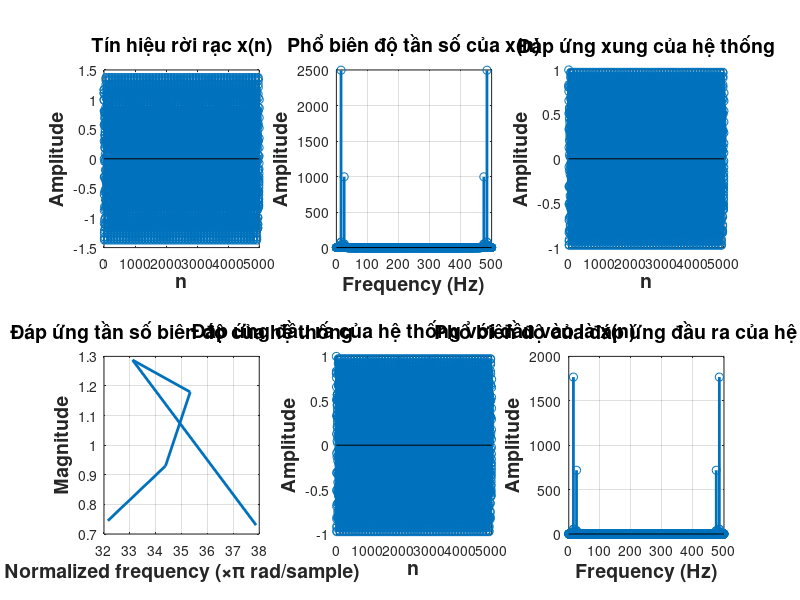

Reproduce this figure in MATLAB.
% Tạo thời gian liên tục từ 0 đến 10 giây với bước là 1/500
t = 0:1/500:10;

% Tín hiệu liên tục x(t)
x = cos(30*pi*t) + 0.4*sin(50*pi*t);

% Tín hiệu rời rạc x(n) sau khi lấy mẫu với tần số lấy mẫu Fs = 500 Hz trong 10 giây
Fs = 500; % Tần số lấy mẫu
n = 0:10*Fs; % Thời gian rời rạc
xn = cos(30*pi*n/Fs) + 0.4*sin(50*pi*n/Fs); % Tín hiệu rời rạc

% Tạo subplot
figure;

% Subplot 1: Vẽ tín hiệu rời rạc x(n)
subplot(2, 3, 1);
stem(n, xn);
title('Tín hiệu rời rạc x(n)','FontWeight','bold','FontSize',14);
xlabel('n','FontWeight','bold','FontSize',14);
ylabel('Amplitude','FontWeight','bold','FontSize',14);
grid on;


% Subplot 2: Vẽ phổ biên độ tần số của tín hiệu sau khi lấy mẫu
subplot(2, 3, 2);
N = length(xn);
X = fft(xn);
f = (0:N-1)*(Fs/N);
stem(f, abs(X), 'linewidth', 2);
title('Phổ biên độ tần số của x(n)','FontWeight','bold','FontSize',14);
xlabel('Frequency (Hz)','FontWeight','bold','FontSize',14);
ylabel('Amplitude','FontWeight','bold','FontSize',14);
grid on;


% Subplot 3: Vẽ đáp ứng xung của hệ thống
subplot(2, 3, 3);
a = [1 0];
b = [1 -0.3];
impulse_response = filter(b, a, xn);
stem(0:length(impulse_response)-1, impulse_response, 'linewidth', 2);
title('Đáp ứng xung của hệ thống','FontWeight','bold','FontSize',14);
xlabel('n','FontWeight','bold','FontSize',14);
ylabel('Amplitude','FontWeight','bold','FontSize',14);
grid on;


% Subplot 4: Vẽ đáp ứng tần số biên độ của hệ thống
subplot(2, 3, 4);
[h, w] = freqz(b, a, 'whole');
plot(w/pi, abs(h), 'linewidth', 2);
title('Đáp ứng tần số biên độ của hệ thống','FontWeight','bold','FontSize',14);
xlabel('Normalized frequency (\times\pi rad/sample)','FontWeight','bold','FontSize',14);
ylabel('Magnitude','FontWeight','bold','FontSize',14);
grid on;


% Subplot 5: Vẽ đáp ứng đầu ra của hệ thống với đầu vào là x(n)
subplot(2, 3, 5);
output_signal = filter(b, a, xn);
stem(n, output_signal, 'linewidth', 2);
title('Đáp ứng đầu ra của hệ thống với đầu vào là x(n)','FontWeight','bold','FontSize',14);
xlabel('n','FontWeight','bold','FontSize',14);
ylabel('Amplitude','FontWeight','bold','FontSize',14);
grid on;

% Subplot 6: Vẽ phổ biên độ của đáp ứng đầu ra của hệ thống với đầu vào là x(n)
subplot(2, 3, 6);
Output_X = fft(output_signal);
stem(f, abs(Output_X), 'linewidth', 2);
title('Phổ biên độ của đáp ứng đầu ra của hệ thống','FontWeight','bold','FontSize',14);
xlabel('Frequency (Hz)','FontWeight','bold','FontSize',14);
ylabel('Amplitude','FontWeight','bold','FontSize',14);
grid on;